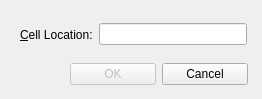
<?xml version="1.0" encoding="UTF-8"?>
<ui version="4.0">
 <class>GoToCellDialog</class>
 <widget class="QWidget" name="GoToCellDialog">
  <property name="geometry">
   <rect>
    <x>0</x>
    <y>0</y>
    <width>262</width>
    <height>99</height>
   </rect>
  </property>
  <property name="windowTitle">
   <string>Go to Cell</string>
  </property>
  <widget class="QWidget" name="">
   <property name="geometry">
    <rect>
     <x>20</x>
     <y>20</y>
     <width>227</width>
     <height>29</height>
    </rect>
   </property>
   <layout class="QHBoxLayout" name="horizontalLayout">
    <item>
     <widget class="QLabel" name="label">
      <property name="text">
       <string>&amp;Cell Location:</string>
      </property>
      <property name="buddy">
       <cstring>lineEdit</cstring>
      </property>
     </widget>
    </item>
    <item>
     <widget class="QLineEdit" name="lineEdit"/>
    </item>
   </layout>
  </widget>
  <widget class="QWidget" name="">
   <property name="geometry">
    <rect>
     <x>70</x>
     <y>60</y>
     <width>178</width>
     <height>29</height>
    </rect>
   </property>
   <layout class="QHBoxLayout" name="horizontalLayout_2">
    <item>
     <widget class="QPushButton" name="okButton">
      <property name="enabled">
       <bool>false</bool>
      </property>
      <property name="text">
       <string>OK</string>
      </property>
      <property name="default">
       <bool>true</bool>
      </property>
     </widget>
    </item>
    <item>
     <widget class="QPushButton" name="cancelButton">
      <property name="text">
       <string>Cancel</string>
      </property>
     </widget>
    </item>
   </layout>
  </widget>
 </widget>
 <resources/>
 <connections/>
</ui>
